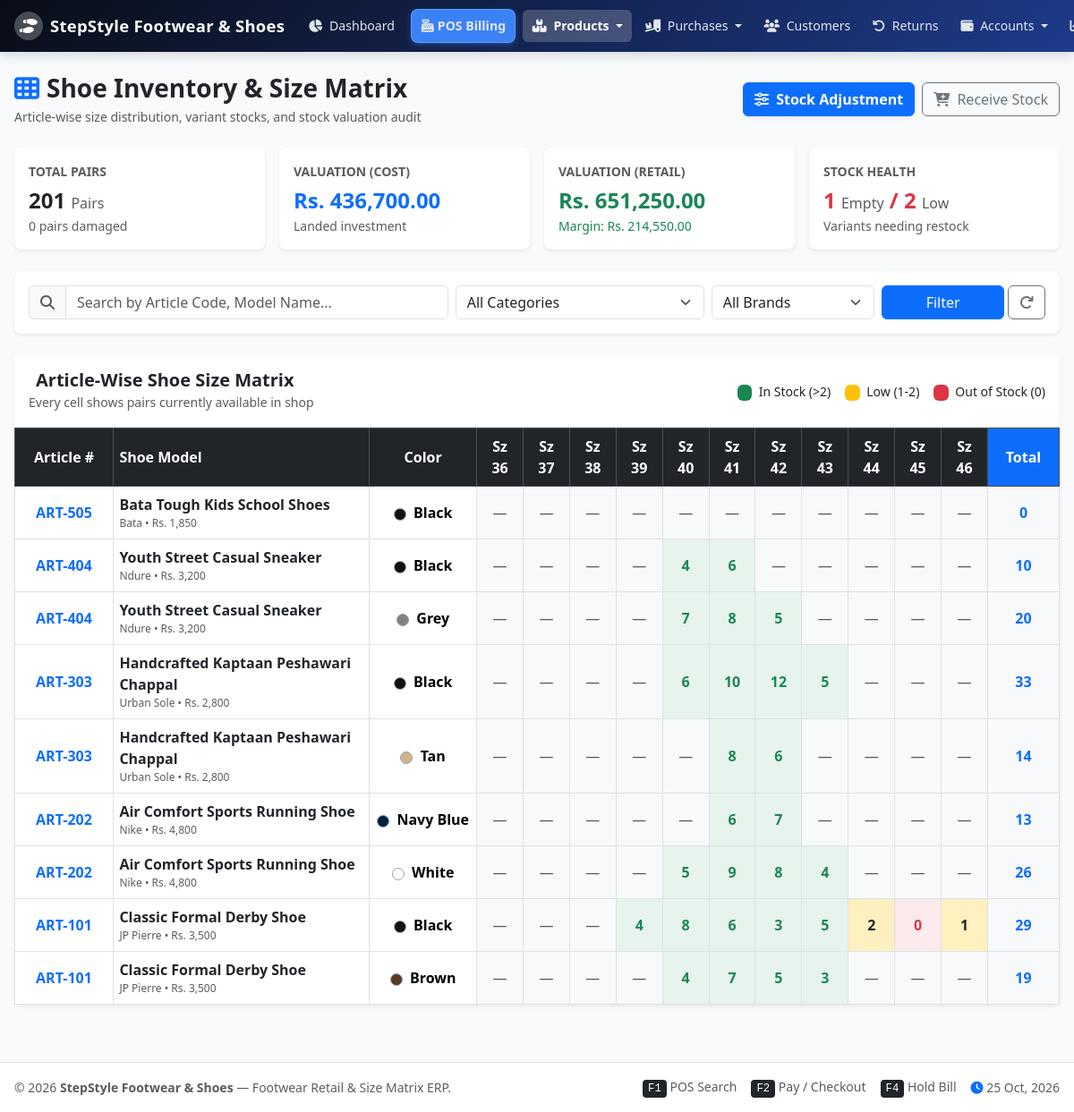
The app's page /inventory.php (signed in) with its own data.
### tables this page shows
CREATE TABLE `sizes` (
  `id` INT AUTO_INCREMENT PRIMARY KEY,
  `size_system` VARCHAR(20) NOT NULL DEFAULT 'EU',  
  `size_number` VARCHAR(20) NOT NULL,
  `sort_order` INT NOT NULL DEFAULT 0
);

CREATE TABLE `products` (
  `id` INT AUTO_INCREMENT PRIMARY KEY,
  `article_code` VARCHAR(50) UNIQUE NOT NULL,  
  `name` VARCHAR(150) NOT NULL,
  `category_id` INT NULL,
  `brand_id` INT NULL,
  `gender` ENUM('men', 'women', 'kids', 'unisex') NOT NULL DEFAULT 'men',
  `description` TEXT NULL,
  `image` VARCHAR(255) NULL,
  `base_purchase_price` DECIMAL(10,2) NOT NULL DEFAULT 0.00,
  `base_selling_price` DECIMAL(10,2) NOT NULL DEFAULT 0.00,
  `wholesale_price` DECIMAL(10,2) NOT NULL DEFAULT 0.00,
  `min_selling_price` DECIMAL(10,2) NOT NULL DEFAULT 0.00,
  `rack_location` VARCHAR(50) NULL,
  `shelf_location` VARCHAR(50) NULL,
  `box_number` VARCHAR(50) NULL,
  `is_active` TINYINT(1) NOT NULL DEFAULT 1,
  `created_at` TIMESTAMP DEFAULT CURRENT_TIMESTAMP,
  FOREIGN KEY (`category_id`) REFERENCES `categories`(`id`) ON DELETE SET NULL,
  FOREIGN KEY (`brand_id`) REFERENCES `brands`(`id`) ON DELETE SET NULL
);

CREATE TABLE `brands` (
  `id` INT AUTO_INCREMENT PRIMARY KEY,
  `name` VARCHAR(100) NOT NULL,
  `description` VARCHAR(255) NULL,
  `created_at` TIMESTAMP DEFAULT CURRENT_TIMESTAMP
);

CREATE TABLE `colors` (
  `id` INT AUTO_INCREMENT PRIMARY KEY,
  `name` VARCHAR(50) NOT NULL,
  `name_ur` VARCHAR(50) NULL,
  `hex_code` VARCHAR(20) NOT NULL DEFAULT '#000000'
);

CREATE TABLE `product_variants` (
  `id` INT AUTO_INCREMENT PRIMARY KEY,
  `product_id` INT NOT NULL,
  `size_id` INT NOT NULL,
  `color_id` INT NOT NULL,
  `sku` VARCHAR(100) UNIQUE NULL,
  `barcode` VARCHAR(100) UNIQUE NOT NULL,
  `purchase_price` DECIMAL(10,2) NOT NULL DEFAULT 0.00,
  `selling_price` DECIMAL(10,2) NOT NULL DEFAULT 0.00,
  `stock_qty` INT NOT NULL DEFAULT 0,
  `damaged_qty` INT NOT NULL DEFAULT 0,
  `alert_qty` INT NOT NULL DEFAULT 2,
  `created_at` TIMESTAMP DEFAULT CURRENT_TIMESTAMP,
  FOREIGN KEY (`product_id`) REFERENCES `products`(`id`) ON DELETE CASCADE,
  FOREIGN KEY (`size_id`) REFERENCES `sizes`(`id`) ON DELETE RESTRICT,
  FOREIGN KEY (`color_id`) REFERENCES `colors`(`id`) ON DELETE RESTRICT
);

### config/functions.php (called while the page is built, shortened)
<?php
function get_setting($key, $default = '') {
    static $settings_cache = null;
    if ($settings_cache === null) {
        $db = getDB();
        $stmt = $db->query("SELECT setting_key, setting_value FROM settings");
        $settings_cache = [];
        while ($row = $stmt->fetch()) {
            $settings_cache[$row['setting_key']] = $row['setting_value'];
        }
    }
    return $settings_cache[$key] ?? $default;
}
function format_currency($amount, $show_symbol = true) {
    $symbol = get_setting('currency_symbol', 'Rs.');
    $formatted = number_format((float)$amount, 2);
    return $show_symbol ? $symbol . ' ' . $formatted : $formatted;
}
function clean($str) {
    return htmlspecialchars(trim((string)$str), ENT_QUOTES, 'UTF-8');
}

### inventory.php (the view, shortened to what this page needs)
<?php
$db = getDB();
$q = trim($_GET['q'] ?? '');
$stat = $db->query("SELECT
    COALESCE(SUM(stock_qty), 0) as total_pairs,
    COALESCE(SUM(damaged_qty), 0) as total_damaged,
    COALESCE(SUM(stock_qty * purchase_price), 0) as total_cost_value,
    COALESCE(SUM(stock_qty * selling_price), 0) as total_retail_value,
    COUNT(CASE WHEN stock_qty <= alert_qty AND stock_qty > 0 THEN 1 END) as low_stock_count,
    COUNT(CASE WHEN stock_qty = 0 THEN 1 END) as out_of_stock_count
FROM product_variants")->fetch();
$matrix_sizes = $db->query("SELECT id, size_number FROM sizes WHERE size_system = 'EU' ORDER BY sort_order ASC, size_number ASC")->fetchAll();
$matrix_sql = "SELECT p.id as product_id, p.article_code, p.name as product_name, p.base_selling_price,
                      b.name as brand_name, c.name as category_name,
                      cl.id as color_id, cl.name as color_name, cl.hex_code
               FROM products p
               JOIN product_variants pv ON p.id = pv.product_id
               JOIN colors cl ON pv.color_id = cl.id
               LEFT JOIN brands b ON p.brand_id = b.id
               LEFT JOIN categories c ON p.category_id = c.id
               WHERE 1=1 ";
$params = [];
$matrix_sql .= " GROUP BY p.id, cl.id ORDER BY p.id DESC, cl.name ASC";
$stmt = $db->prepare($matrix_sql);
$stmt->execute($params);
$matrix_rows = $stmt->fetchAll();
$all_variants = $db->query("SELECT product_id, color_id, size_id, stock_qty, damaged_qty, alert_qty, barcode, selling_price, purchase_price FROM product_variants")->fetchAll();
$stock_lookup = [];
foreach ($all_variants as $v) {
    $stock_lookup[$v['product_id']][$v['color_id']][$v['size_id']] = $v;
}
require_once __DIR__ . '/includes/header.php';
?>
<div class="container-fluid px-3 pt-3">
    <div class="d-flex flex-column flex-md-row justify-content-between align-items-md-center gap-3 mb-4">
        <div>
            <h2 class="h3 fw-bold text-dark mb-1">
                <i class="fa-solid fa-table-cells text-primary me-2"></i>Shoe Inventory &amp; Size Matrix
            </h2>
            <p class="text-muted small mb-0">Article-wise size distribution, variant stocks, and stock valuation audit</p>
        </div>
        <div class="d-flex gap-2">
            <a href="stock_adjust.php" class="btn btn-primary fw-bold shadow-sm">
                <i class="fa-solid fa-sliders me-1"></i> Stock Adjustment
            </a>
            <a href="purchase_add.php" class="btn btn-outline-secondary">
                <i class="fa-solid fa-cart-plus me-1"></i> Receive Stock
            </a>
        </div>
    </div>
    <div class="row g-2 g-md-3 mb-4">
        <div class="col-6 col-xl-3">
            <div class="card border-0 shadow-sm rounded-3 p-3 bg-white h-100">
                <span class="text-muted small fw-semibold text-uppercase">Total Pairs</span>
                <h4 class="fw-bold text-dark mt-2 mb-0"><?= number_format($stat['total_pairs']) ?> <small class="fs-6 fw-normal text-muted">Pairs</small></h4>
                <span class="small text-muted mt-1"><?= $stat['total_damaged'] ?> pairs damaged</span>
            </div>
        </div>
        <div class="col-6 col-xl-3">
            <div class="card border-0 shadow-sm rounded-3 p-3 bg-white h-100">
                <span class="text-muted small fw-semibold text-uppercase">Valuation (Cost)</span>
                <h4 class="fw-bold text-primary mt-2 mb-0"><?= format_currency($stat['total_cost_value']) ?></h4>
                <span class="small text-muted mt-1">Landed investment</span>
            </div>
        </div>
        <div class="col-6 col-xl-3">
            <div class="card border-0 shadow-sm rounded-3 p-3 bg-white h-100">
                <span class="text-muted small fw-semibold text-uppercase">Valuation (Retail)</span>
                <h4 class="fw-bold text-success mt-2 mb-0"><?= format_currency($stat['total_retail_value']) ?></h4>
                <span class="small text-success mt-1">Margin: <?= format_currency($stat['total_retail_value'] - $stat['total_cost_value']) ?></span>
            </div>
        </div>
        <div class="col-6 col-xl-3">
            <div class="card border-0 shadow-sm rounded-3 p-3 bg-white h-100">
                <span class="text-muted small fw-semibold text-uppercase">Stock Health</span>
                <h4 class="fw-bold <?= $stat['out_of_stock_count'] > 0 ? 'text-danger' : 'text-warning' ?> mt-2 mb-0">
                    <?= $stat['out_of_stock_count'] ?> <small class="fs-6 fw-normal text-muted">Empty</small> / <?= $stat['low_stock_count'] ?> <small class="fs-6 fw-normal text-muted">Low</small>
                </h4>
                <span class="small text-muted mt-1">Variants needing restock</span>
            </div>
        </div>
    </div>
    <div class="card border-0 shadow-sm rounded-3 p-3 bg-white mb-4">
        <form method="GET" action="inventory.php" class="row g-2 align-items-center">
            <div class="col-md-5">
                <div class="input-group">
                    <span class="input-group-text bg-light"><i class="fa-solid fa-magnifying-glass text-muted"></i></span>
                    <input type="text" name="q" class="form-control" placeholder="Search by Article Code, Model Name..." value="<?= clean($q) ?>">
                </div>
            </div>
            <div class="col-md-3">
                <select name="category_id" class="form-select">
                    <option value="">All Categories</option>
                </select>
            </div>
            <div class="col-md-2">
                <select name="brand_id" class="form-select">
                    <option value="">All Brands</option>
                </select>
            </div>
            <div class="col-md-2 d-flex gap-1">
                <button type="submit" class="btn btn-primary w-100">Filter</button>
                <a href="inventory.php" class="btn btn-outline-secondary" title="Reset"><i class="fa-solid fa-arrow-rotate-right"></i></a>
            </div>
        </form>
    </div>
    <div class="card border-0 shadow-sm rounded-3 bg-white mb-4">
        <div class="card-header bg-white py-3 border-bottom d-flex justify-content-between align-items-center">
            <div>
                <h5 class="fw-bold text-dark mb-0">
                    <i class="fa-solid fa-grid-horizontal text-primary me-2"></i>Article-Wise Shoe Size Matrix
                </h5>
                <span class="small text-muted">Every cell shows pairs currently available in shop</span>
            </div>
            <div class="d-flex align-items-center gap-3 small">
                <span><span class="badge bg-success me-1">&nbsp;</span> In Stock (&gt;2)</span>
                <span><span class="badge bg-warning text-dark me-1">&nbsp;</span> Low (1-2)</span>
                <span><span class="badge bg-danger me-1">&nbsp;</span> Out of Stock (0)</span>
            </div>
        </div>
        <div class="table-responsive">
            <table class="table table-bordered table-hover align-middle mb-0 table-matrix">
                <thead class="table-dark">
                    <tr>
                        <th style="min-width: 110px;">Article #</th>
                        <th style="min-width: 180px; text-align: left;">Shoe Model</th>
                        <th style="min-width: 120px;">Color</th>
                        <?php foreach ($matrix_sizes as $ms): ?>
                            <th style="min-width: 50px;">Sz <?= clean($ms['size_number']) ?></th>
                        <?php endforeach; ?>
                        <th style="min-width: 80px;" class="bg-primary text-white">Total</th>
                    </tr>
                </thead>
                <tbody>
                    <?php if (empty($matrix_rows)): ?>
                        <tr><td colspan="<?= count($matrix_sizes) + 4 ?>" class="text-center py-5 text-muted">No shoes found matching criteria.</td></tr>
                    <?php else: ?>
                        <?php foreach ($matrix_rows as $row):
                            $row_total = 0;
                        ?>
                            <tr>
                                <td class="fw-bold text-primary"><?= clean($row['article_code']) ?></td>
                                <td class="text-start">
                                    <div class="fw-bold text-dark"><?= clean($row['product_name']) ?></div>
                                    <div class="text-muted" style="font-size: 0.75rem;"><?= clean($row['brand_name'] ?? 'Generic') ?> &bull; Rs. <?= number_format($row['base_selling_price'], 0) ?></div>
                                </td>
                                <td>
                                    <span class="color-swatch-sm" style="background-color: <?= clean($row['hex_code']) ?>;"></span>
                                    <span class="fw-semibold"><?= clean($row['color_name']) ?></span>
                                </td>
                                <?php foreach ($matrix_sizes as $ms):
                                    $v = $stock_lookup[$row['product_id']][$row['color_id']][$ms['id']] ?? null;
                                    if ($v !== null):
                                        $qty = (int)$v['stock_qty'];
                                        $row_total += $qty;
                                        if ($qty <= 0) {
                                            $cellClass = 'bg-danger bg-opacity-10 text-danger fw-bold';
                                        } elseif ($qty <= (int)$v['alert_qty']) {
                                            $cellClass = 'bg-warning bg-opacity-25 text-dark fw-bold';
                                        } else {
                                            $cellClass = 'bg-success bg-opacity-10 text-success fw-bold';
                                        }
                                ?>
                                    <td class="<?= $cellClass ?>" title="Barcode: <?= clean($v['barcode']) ?>">
                                        <?= $qty ?>
                                    </td>
                                <?php else: ?>
                                    <td class="text-muted bg-light">&mdash;</td>
                                <?php endif; ?>
                                <?php endforeach; ?>
                                <td class="fw-bold fs-6 bg-light text-primary"><?= $row_total ?></td>
                            </tr>
                        <?php endforeach; ?>
                    <?php endif; ?>
                </tbody>
            </table>
        </div>
    </div>
</div>
<?php require_once __DIR__ . '/includes/footer.php'; ?>

### assets/css/style.css (style rules this page uses)
:root { --primary-color: #2563eb; --primary-hover: #1d4ed8; --secondary-color: #0f172a; --accent-color: #0284c7; --success-color: #10b981; --warning-color: #f59e0b; --danger-color: #ef4444; --bg-light: #f8fafc; --card-bg: #ffffff; --border-color: #e2e8f0; --text-main: #0f172a; --text-muted: #64748b; }
html, body { max-width: 100%; overflow-x: hidden; margin: 0; padding: 0; }
body { font-family: 'Segoe UI', system-ui, -apple-system, BlinkMacSystemFont, 'Roboto', sans-serif; background-color: var(--bg-light); color: var(--text-main); min-height: 100vh; display: flex; flex-direction: column; -webkit-font-smoothing: antialiased; }
.color-swatch-sm { width: 14px; height: 14px; border-radius: 50%; display: inline-block; margin-right: 4px; border: 1px solid #94a3b8; vertical-align: middle; }
.table-matrix th, .table-matrix td { text-align: center; vertical-align: middle; padding: 0.5rem 0.4rem; }
.table-responsive { max-width: 100%; overflow-x: auto; -webkit-overflow-scrolling: touch; }

### records on screen
sizes: size_number "36"
sizes: size_number "37"
sizes: size_number "38"
sizes: size_number "39"
sizes: size_number "40"
sizes: size_number "41"
sizes: size_number "42"
sizes: size_number "43"
sizes: size_number "44"
sizes: size_number "45"
sizes: size_number "46"
products: article_code "ART-505", name "Bata Tough Kids School Shoes", brand.name "Bata", base_selling_price "1,850", colors.name "Black", row_total "0"
products: article_code "ART-404", name "Youth Street Casual Sneaker", brand.name "Ndure", base_selling_price "3,200", colors.name "Black", row_total "10", colors.name "Grey", row_total "20"
product_variants: stock_qty "4"
product_variants: stock_qty "6"
product_variants: stock_qty "7"
product_variants: stock_qty "8"
product_variants: stock_qty "5"
products: article_code "ART-303", name "Handcrafted Kaptaan Peshawari Chappal", brand.name "Urban Sole", base_selling_price "2,800", colors.name "Black", row_total "33", colors.name "Tan", row_total "14"
product_variants: stock_qty "6"
product_variants: stock_qty "10"
product_variants: stock_qty "12"
product_variants: stock_qty "5"
product_variants: stock_qty "8"
product_variants: stock_qty "6"
products: article_code "ART-202", name "Air Comfort Sports Running Shoe", brand.name "Nike", base_selling_price "4,800", colors.name "Navy Blue", row_total "13", colors.name "White", row_total "26"
product_variants: stock_qty "6"
product_variants: stock_qty "7"
product_variants: stock_qty "5"
product_variants: stock_qty "9"
product_variants: stock_qty "8"
product_variants: stock_qty "4"
products: article_code "ART-101", name "Classic Formal Derby Shoe", brand.name "JP Pierre", base_selling_price "3,500", colors.name "Black", row_total "29", colors.name "Brown", row_total "19"
product_variants: stock_qty "4"
product_variants: stock_qty "8"
product_variants: stock_qty "6"
product_variants: stock_qty "3"
product_variants: stock_qty "5"
product_variants: stock_qty "2"
product_variants: stock_qty "0"
product_variants: stock_qty "1"
product_variants: stock_qty "4"
product_variants: stock_qty "7"
product_variants: stock_qty "5"
product_variants: stock_qty "3"

### other values on screen
$shop_name "StepStyle Footwear & Shoes"
$stat['total_pairs'] "201"
$stat['total_damaged'] "0"
format_currency($stat['total_cost_value']) "Rs. 436,700.00"
format_currency($stat['total_retail_value']) "Rs. 651,250.00"
$stat['out_of_stock_count'] "1"
$stat['low_stock_count'] "2"
get_setting('shop_name', 'Shoes POS') "StepStyle Footwear & Shoes"
